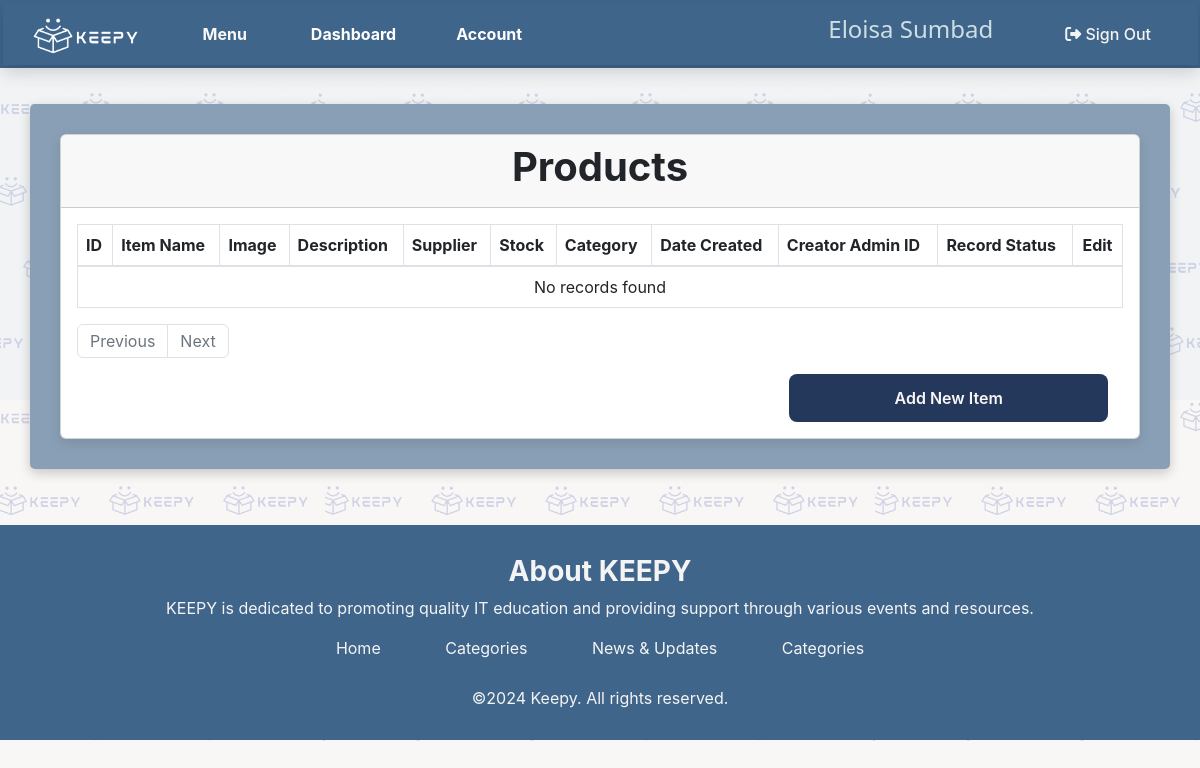
Before: /view_product.php (signed in) with the older database file.
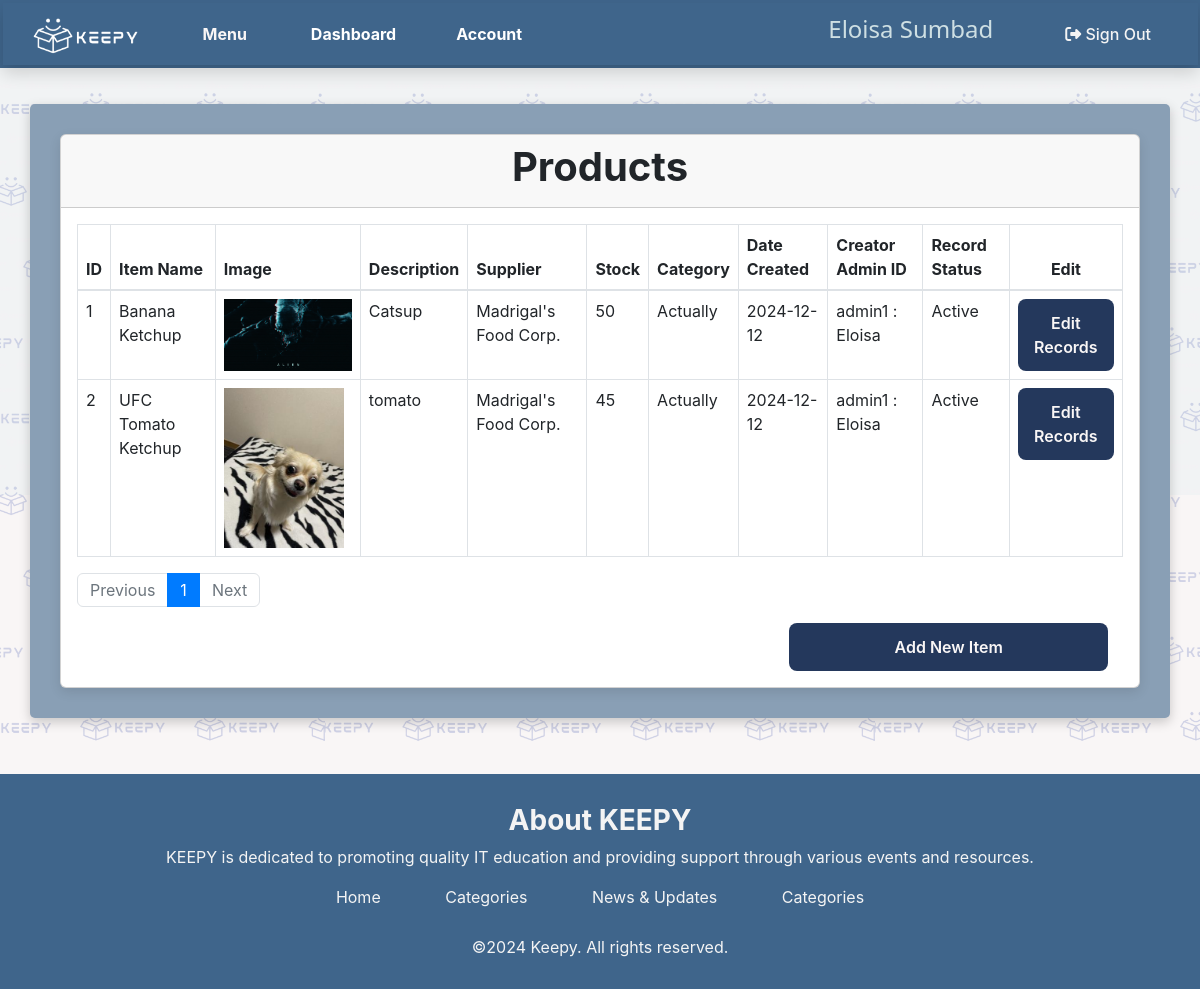
After: the same page with the newer database file.
### tables this page shows
CREATE TABLE `items` (
  `item_id` bigint(20) UNSIGNED NOT NULL,
  `item_name` varchar(255) NOT NULL,
  `item_desc` varchar(255) NOT NULL,
  `item_img` longblob NOT NULL,
  `cat_id` bigint(11) UNSIGNED NOT NULL,
  `supplier_id` int(11) NOT NULL,
  `stock` int(11) NOT NULL,
  `admin_creator` bigint(20) UNSIGNED NOT NULL,
  `date_created` date NOT NULL,
  `record_status` varchar(25) NOT NULL
);

CREATE TABLE `supplier` (
  `supplier_id` int(11) NOT NULL,
  `supplier_name` varchar(100) NOT NULL,
  `supplier_location` varchar(100) NOT NULL,
  `supplier_contact` varchar(20) NOT NULL,
  `supplier_email` varchar(100) NOT NULL,
  `admin_creator` bigint(20) UNSIGNED NOT NULL,
  `date_created` datetime NOT NULL,
  `record_status` varchar(50) NOT NULL
);

CREATE TABLE `categories` (
  `cat_id` bigint(20) UNSIGNED NOT NULL,
  `category` varchar(255) NOT NULL,
  `date_created` datetime NOT NULL,
  `admin_creator` bigint(20) UNSIGNED NOT NULL,
  `record_status` varchar(100) NOT NULL
);

### view_product.php (the view, shortened to what this page needs)
<?php
include 'includes/header.php';
require "dbcon.php";
?>
<div class="admin-container">
    <div class="row">
        <div class="col-md-12">
            <div class="card">
                <div class="card-header">
                <h2 style="font-family: 'Inter', sans-serif; font-size: 40px; font-weight: bold;">
                    Products
                </h2>
                </div>
                <div class="card-body">
                    <table class="table table-bordered">
                        <thead>
                            <tr>
                                <th>ID</th>
                                <th>Item Name</th>
                                <th>Image</th>
                                <th>Description</th>
                                <th>Supplier</th>
                                <th>Stock</th>
                                <th>Category</th>
                                <th>Date Created</th>
                                <th>Creator Admin ID</th>
                                <th>Record Status</th>
                                <th style="text-align : center">Edit</th>
                            </tr>
                        </thead>
                        <tbody class="record-img">
                            <?php
                                $page = isset($_GET['page']) ? (int)$_GET['page'] : 1;
                                $page = max($page, 1);
                                [$limit, $totalPages] = pagination($con);
                                $start = ($page - 1) * $limit;
                                $itemrecords = RetrieveAll("items", $con, $start, $limit);
                                if (mysqli_num_rows($itemrecords) > 0) {
                                    foreach ($itemrecords as $item) :
                            ?>
                                        <tr>
                                            <td><?=$item['item_id']?> </td>
                                            <td><?=$item['item_name']?> </td>
                                            <td>
                                                <img  src="record_images/item_images/<?=$item['item_img'];?>" alt="item">
                                            </td>
                                            <td><?=htmlspecialchars($item['item_desc'])?> </td>
                                            <td><?=$item['supplier_name']?> </td>
                                            <td><?=$item['stock']?> </td>
                                            <td><?=$item['category']?> </td>
                                            <td><?=$item['date_created']?> </td>
                                            <td><?=$item['admin_creator']?> </td>
                                            <td class="item-txt"><?=$item['record_status']?> </td>
                                            <td>
                                                <div class="col-md-15 ms-auto me-auto" style="text-align:center">
                                                    <form action="mod_product.php?itemidlabel=<?=$item['item_id']?>" method="post">
                                                        <button type="submit" name="item-edit-btn">Edit Records</button>
                                                    </form>
                                                </div>
                                            </td>
                                        </tr>
                                <?php
                                endforeach;
                            } else {
                                ?>
                                <tr>
                                    <td colspan="15" class="text-center">No records found</td>
                                </tr>
                            <?php
                            }
                        ?>
                    </tbody>
                </table>
                <div>
                    <nav>
                        <ul class="pagination">
                            <li class="page-item <?= ($page <= 1) ? 'disabled' : ''; ?>">
                                <a class="page-link" href="?page=<?= $page - 1; ?>">Previous</a>
                            </li>
                                <?php for ($i = 1; $i <= $totalPages; $i++) : ?>
                                    <li class="page-item <?= ($page === $i) ? 'active' : ''; ?>">
                                        <a class="page-link" href="?page=<?= $i; ?>"><?= $i; ?></a>
                                    </li>
                                <?php endfor; ?>
                                <li class="page-item <?= ($page >= $totalPages) ? 'disabled' : ''; ?>">
                                    <a class="page-link" href="?page=<?= $page + 1; ?>">Next</a>
                                </li>
                            </ul>
                        </nav>
                        <div class="col-md-4 ms-auto">
                            <form action="mod_product.php?itemidlabel?=0" method="post">
                                <button type="submit" name="item-add-btn">Add New Item</button>
                            </form>
                        </div>
                    </div>
                </div>
</div>
<link href="https://cdn.jsdelivr.net/npm/bootstrap@5.3.0/dist/css/bootstrap.min.css" rel="stylesheet">
    </div>
<?php
include 'includes/footer.php';
function RetrieveAll($table, $con, $start, $limit)
{
    $query = "SELECT i.item_id, i.item_name,i.item_img, i.item_desc, s.supplier_name,i.stock, c.category,i.date_created,CONCAT('admin', c.admin_creator, ' : ', a.admin_firstname) AS admin_creator, i.record_status
                FROM items i LEFT JOIN administrators a ON i.admin_creator = a.admin_id
                LEFT JOIN categories c ON i.cat_id=c.cat_id
                LEFT JOIN supplier s ON i.supplier_id=s.supplier_id
                LIMIT ?, ?;";
    $stmt = $con->prepare($query);
    $stmt->bind_param("ii", $start, $limit);
    $stmt->execute();
    return $stmt->get_result();
}
function pagination($con)
{
    $limit = 10;
    $totalQuery = "SELECT COUNT(*) as total FROM items";
    $totalResult = mysqli_fetch_assoc(mysqli_query($con, $totalQuery));
    $total = $totalResult['total'];
    $totalPages = ceil($total / $limit);
    return [$limit, $totalPages];
}
?>

### includes/header.php (shortened to what this page needs)
<?php
require "dbcon.php";
 ?>
<!DOCTYPE html>
<html lang="en">
<head>
    <link rel="stylesheet" href="https://cdn.jsdelivr.net/npm/bootstrap@4.3.1/dist/css/bootstrap.min.css">
    <link rel="stylesheet" type="text/css" href="style.css" >
</head>
<body class="content">
<main>
<div class="custom-nav">
<?php
include 'navbar.php';
include 'sidebar.php';
?>
            <div>

### includes/navbar.php (shortened to what this page needs)
<nav class="navbar navbar-expand-lg shadow custom-nav">
    <div class="container-fluid ms-3">
      <a id="logo-ssite-1" href="home.php">
        <img src="images/Keepy-White.png" alt="Keepy Logo" style="width:110px;height:auto;">
        </a>
      <div class="collapse navbar-collapse " id="navbarSupportedContent">
        <a class="btn btn-primary" href="#" role="button" data-bs-toggle="offcanvas" data-bs-target="#offcanvasExample" aria-controls="offcanvasExample">
          <b>Menu</b>
        </a>
        <ul class="navbar-nav me-auto">
          <li class="nav-item active" id="home-admin">
            <a class="nav-link" href="home.php"><b>Dashboard</b> <span class="sr-only">(current)</span></a>
          </li>
          <li class="nav-item active" id="home-admin">
            <a class="nav-link" href="#"><b>Account</b> <span class="sr-only">(current)</span></a>
          </li>
        </ul>
        <link rel="stylesheet" href="https://cdnjs.cloudflare.com/ajax/libs/font-awesome/6.7.1/css/all.min.css"/>
        <ul class="navbar-nav ms-auto">
        <label for="">
          <?php
          $query = "SELECT * FROM administrators WHERE admin_id = ?";
          $stmt = $con->prepare($query);
          $stmt->bind_param("i", $_SESSION['uid']
        );
          if ($stmt->execute()) {
            $result = $stmt->get_result();
            if ($result->num_rows > 0) {
                $item = $result->fetch_assoc();
                $user_fullname = $item['admin_firstname'] .' ' . $item['admin_surname'];
            }
          }
          echo $user_fullname;
          ?>
          </label>
          <li class="nav-item" id="admin-logout">
              <a class="nav-link active" href="back-end/back_logout.php"><i class="fa-solid fa-right-from-bracket fa-1x"></i> Sign Out</a>
          </li>
        </ul>
      </div>
    </div>
  </nav>
</div>

### includes/sidebar.php (shortened to what this page needs)
<link href="https://cdn.jsdelivr.net/npm/bootstrap@5.3.0/dist/css/bootstrap.min.css" rel="stylesheet">

### includes/footer.php (shortened to what this page needs)
</div>
</div>
<link rel="stylesheet" href="https://cdnjs.cloudflare.com/ajax/libs/font-awesome/4.7.0/css/font-awesome.min.css">
<footer>
  <div class="footer">
  <div class="footer-content">
        <h3><strong>About KEEPY</strong></h3>
        <p>KEEPY is dedicated to promoting quality IT education and providing support through various events and resources.</p>
    </div>
    <div class="row">
      <ul>
        <li><a href="../home.php">Home</a></li>
        <li><a href="view_transaction.php">Categories</a></li>
        <li><a href="view_news.php">News & Updates</a></li>
        <li><a href="view_category.php">Categories</a></li>
      </ul>
    </div>
    <div class="row-c" style="margin-top: 10px;">
    &copy;2024 Keepy. All rights reserved.
    </div>
  </div>
</footer>

### style.css (style rules this page uses)
* { margin: 0; padding: 0; box-sizing: border-box; }
body { font-family: 'Futura', Bold; background-size: 150px; background-position: center; color: #3f658b; line-height: 1.6; margin: 0; padding: 0; }
form { display: flex; flex-direction: column; }
label { font-size: 1.5rem; color: #CEDFE3; }
button:not(.disabled_ad-edit-btn) { padding: 12px; background-color: #24385c; color: #F9F6F6; border: none; border-radius: 8px; font-family: 'Inter', sans-serif; font-size: 1rem; font-weight: 600; cursor: pointer; transition: background-color 0.3s ease, transform 0.3s ease; }
.admin-container { background-color: #899fb5 !important; padding: 30px; border-radius: 5px; max-width: 90%; margin: 5% auto; box-shadow: 0 4px 12px rgba(0, 0, 0, 0.2); font-family: 'Inter', sans-serif; transition: transform 0.3s ease, box-shadow 0.3s ease; }
.admin-container { background-color: #CEDFE3; padding: 30px; border-radius: 5px; max-width: 95%; margin: 3% auto; box-shadow: 0 4px 12px rgba(0, 0, 0, 0.2); font-family: 'Inter', sans-serif; transition: transform 0.3s ease, box-shadow 0.3s ease; }
.custom-nav, #admin-logout { background-color: #3f658b; color: #f4f4f4; padding: 2.5px; }
.custom-nav { position: sticky; top: 0; width: 100%; z-index: 1000; }
.custom-nav .navbar-brand, .custom-nav .nav-link,.custom-nav .nav-link .active { color: #f4f4f4; }
#home-admin, #admin-logout { padding-left: 3vh; }
.custom-nav #admin-logout .nav-link { padding-right: 4vh; color: #f4f4f4 !important; }
.card-body { color: #3f658b; }
.card-header { padding-left: 15%; padding-top: 15%; }
.record-img img { height: auto; max-width: 8em; max-height: 10em; object-fit: cover !important; }
#logo-ssite-1 { background-color: transparent; border: none; cursor: pointer; transition: transform 0.3s ease; padding-right: 30px; }
.nav-item { font-family: 'Inter', sans-serif; font-weight: 500; }
.nav-item.active { border-radius: 8px; }
.nav-item.active .nav-link { color: #ffffff !important; }
.btn.btn-primary { font-family: 'Inter', sans-serif; background-color: transparent; border: none; color: #F9F6F6 ; font-weight: 500; cursor: pointer; }
.content { background-image:url('images/Messy-Keepy.png'); height: 50%; content: ''; position: absolute; top: 0; left: 0; right: 0; bottom: 0; background-repeat: repeat; background-size: 550px; background-color: #F9F6F6; }
.footer { width: 100%; background: #3f658b; color: #f4f4f4; padding: 30px 0; font-family: 'Play', sans-serif; text-align: center; margin: 20px 0px 0px 0px; overflow-x: hidden; position: absolute; font-family: 'Inter', sans-serif; }
.footer .row a { text-decoration: none; color: #f4f4f4; transition: 0.5s; }
.footer .row ul { width: 100%; padding: 0; list-style: none; }
.footer .row ul li { display: inline-block; margin: 0 30px; }
.footer .row-c { margin-top: 10px; }
.card { background-color: #F9F6F6; border: 1px solid #285963; border-radius: 12px; box-shadow: 0 4px 12px rgba(0, 0, 0, 0.1); transition: transform 0.3s ease, box-shadow 0.3s ease; }
.card-header { background-color: #285963; color: #F9F6F6; padding: 20px; border-bottom: 1px solid #F9F6F6; font-size: 1.5rem; font-weight: 600; text-align: center; }
.card-body { padding: 20px; color: #285963; font-size: 1rem; line-height: 1.5; }

### includes/sidebar.php (style rules this page uses)
.collapse { text-indent: 20px; }

Changed rows visible on the page:
added items: item_id "1", item_name "Banana Ketchup", item_img (picture), item_desc "Catsup", supplier.supplier_name "Madrigal's Food Corp.", stock "50", cat.category "Actually", date_created "2024-12-12", admin_creator "admin1 : Eloisa", record_status "Active"
added items: item_id "2", item_name "UFC Tomato Ketchup", item_img (picture), item_desc "tomato", supplier.supplier_name "Madrigal's Food Corp.", stock "45", cat.category "Actually", date_created "2024-12-12", admin_creator "admin1 : Eloisa", record_status "Active"
Other visible differences:
new list line: "1"
text no longer shown: "No records found"
